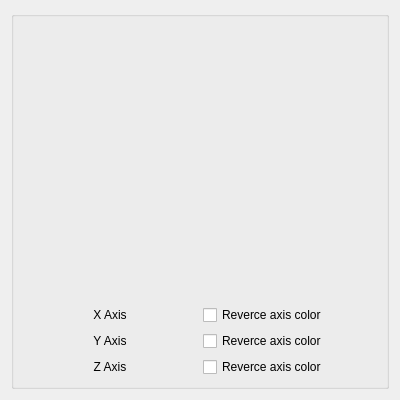
<?xml version="1.0" encoding="UTF-8"?>
<ui version="4.0">
 <class>reverseAxisColorDialogQT</class>
 <widget class="QDialog" name="reverseAxisColorDialogQT">
  <property name="geometry">
   <rect>
    <x>0</x>
    <y>0</y>
    <width>400</width>
    <height>400</height>
   </rect>
  </property>
  <property name="windowTitle">
   <string>Dialog</string>
  </property>
  <layout class="QGridLayout" name="gridLayout">
   <item row="0" column="0">
    <widget class="QGroupBox" name="groupBox">
     <property name="title">
      <string/>
     </property>
     <layout class="QGridLayout" name="gridLayout_2">
      <item row="0" column="0" colspan="2">
       <widget class="QWidget" name="widget_AxisColor" native="true"/>
      </item>
      <item row="1" column="0">
       <widget class="QLabel" name="label_XAxis">
        <property name="text">
         <string>X Axis</string>
        </property>
        <property name="alignment">
         <set>Qt::AlignCenter</set>
        </property>
       </widget>
      </item>
      <item row="1" column="1">
       <widget class="QCheckBox" name="checkbox_reverseXAxisColor">
        <property name="text">
         <string>Reverce axis color</string>
        </property>
       </widget>
      </item>
      <item row="2" column="0">
       <widget class="QLabel" name="label_YAxis">
        <property name="text">
         <string>Y Axis</string>
        </property>
        <property name="alignment">
         <set>Qt::AlignCenter</set>
        </property>
       </widget>
      </item>
      <item row="2" column="1">
       <widget class="QCheckBox" name="checkbox_reverseYAxisColor">
        <property name="text">
         <string>Reverce axis color</string>
        </property>
       </widget>
      </item>
      <item row="3" column="0">
       <widget class="QLabel" name="label_ZAxis">
        <property name="text">
         <string>Z Axis</string>
        </property>
        <property name="alignment">
         <set>Qt::AlignCenter</set>
        </property>
       </widget>
      </item>
      <item row="3" column="1">
       <widget class="QCheckBox" name="checkbox_reverseZAxisColor">
        <property name="text">
         <string>Reverce axis color</string>
        </property>
       </widget>
      </item>
     </layout>
    </widget>
   </item>
  </layout>
 </widget>
 <resources/>
 <connections/>
</ui>
